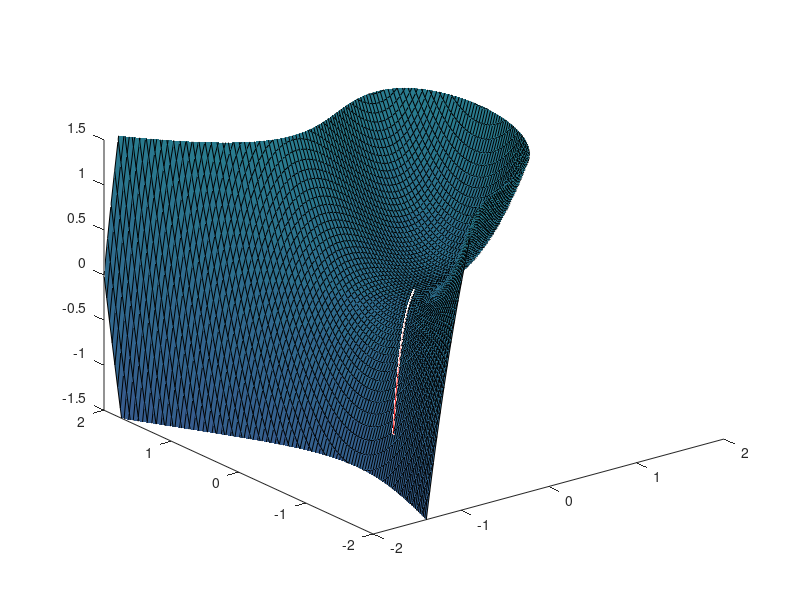

This figure's MATLAB source:
clear;clc;close;
x = -1;%randn([1,1]);
y = -1;%randn([1,1]);

s = [[x,y]];

a = -1;



eps = inf;
step = .01;
j = 0;

while eps > .00001 && j <2000
    j = j+1;
    
    
    b = [3*x^2 + a*y; 2*y + a*x];
    Hess = [6*x, a; a, 2];
    dxy = Hess\-b;

    x = x + step*dxy(1);
    y = x + step*dxy(2);

    eps = norm(b);
    s = [s;[x,y]];
end


m = 2;
[xx,yy]=meshgrid(linspace(-m,m,100),linspace(-m,m,100));



plot3(s(:,1),s(:,2),s(:,1).^3 + s(:,2).^2 + a.*s(:,1).*s(:,2),'r');hold on;
surf(xx,yy, xx.^3 + yy.^2 + a.*xx.*yy);

zlim([-1.5,1.5])
